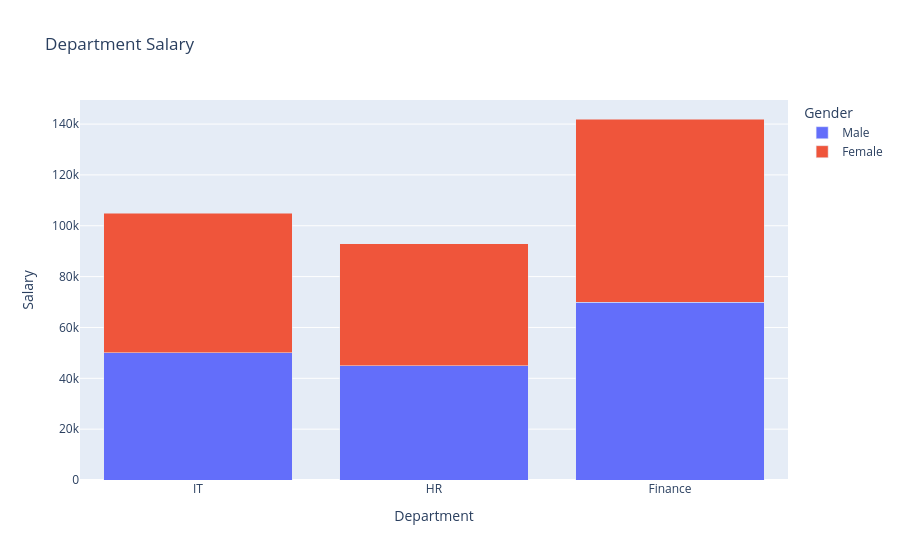

Write notebook code for a chart like this one.
### Code cell
fig=px.bar(df,x='Department',y='Salary',title='Department Salary',color='Gender',barmode='stack')
fig.show()

### Figure 1 — Plotly figure (JSON) as saved in the notebook; plotly's stock layout.template omitted (floating-point values rounded to 4 significant figures)
{"data": [{"hovertemplate": "Gender=Male<br>Department=%{x}<br>Salary=%{y}<extra></extra>", "legendgroup": "Male", "marker": {"color": "#636efa", "pattern": {"shape": ""}}, "name": "Male", "orientation": "v", "showlegend": true, "textposition": "auto", "type": "bar", "x": ["IT", "HR", "Finance"], "xaxis": "x", "y": [50000, 45000, 70000], "yaxis": "y"}, {"hovertemplate": "Gender=Female<br>Department=%{x}<br>Salary=%{y}<extra></extra>", "legendgroup": "Female", "marker": {"color": "#EF553B", "pattern": {"shape": ""}}, "name": "Female", "orientation": "v", "showlegend": true, "textposition": "auto", "type": "bar", "x": ["IT", "HR", "Finance"], "xaxis": "x", "y": [55000, 48000, 72000], "yaxis": "y"}], "layout": {"barmode": "stack", "legend": {"title": {"text": "Gender"}, "tracegroupgap": 0}, "title": {"text": "Department Salary"}, "xaxis": {"anchor": "y", "domain": [0, 1], "title": {"text": "Department"}}, "yaxis": {"anchor": "x", "domain": [0, 1], "title": {"text": "Salary"}}}}
